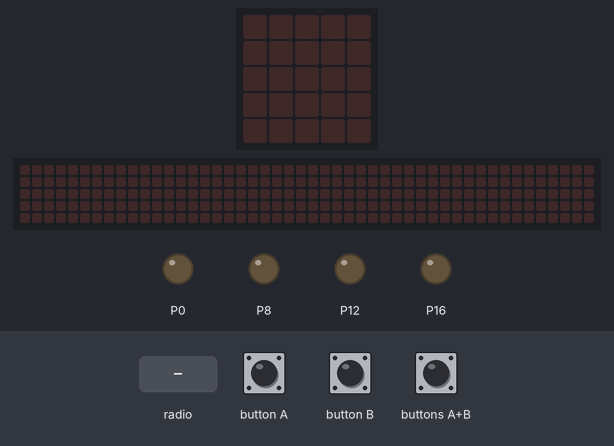
This program was run on a simulated BBC micro:bit running MicroPython. Parts: the board's 5×5 LED display, a strip that is not on the board, showing the scrolling text unrolled, output pins drawn as LEDs (lit = HIGH). Inputs (shaded band) come from the test bench. The 48×5 strip is a reading aid, not a part: it shows the text the display is scrolling, unrolled, one strip-width of it at a time.

Above: at 1.2 s.
1.3 s: radio message "Forward" arrives
At 3.9 s:
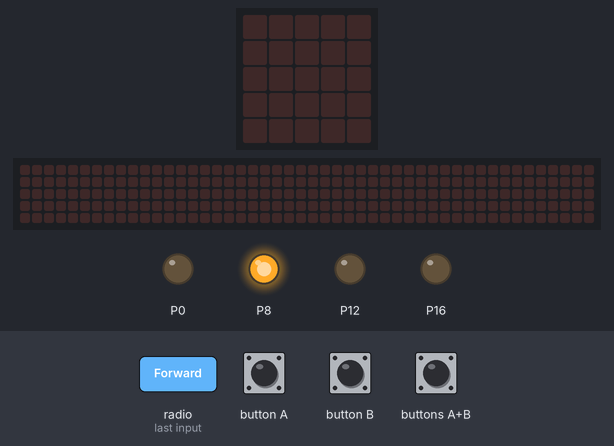
4.3 s: radio message "Back" arrives
At 6.3 s:
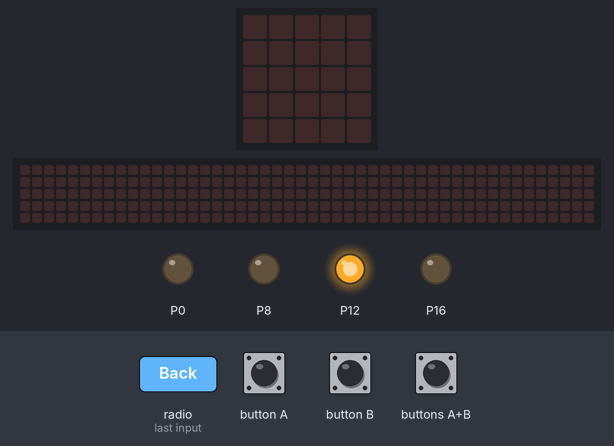
7.3 s: radio message "Stop" arrives
At 7.37 s:
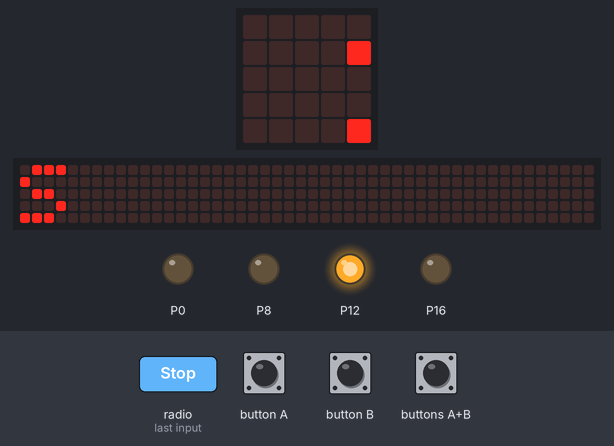
Timing chart, 0 to 10.3 s (numbered marks = the images above; inputs shaded):
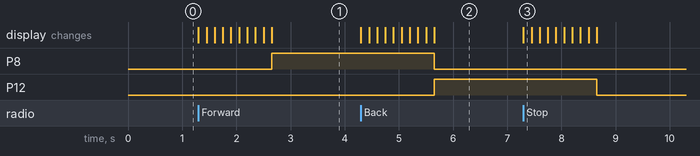

The program:

train_working.py
```python
"""
    run_motors.py

    This micro:bit MicroPython script uses k_motor.py to run 2 motors connected to
    the kitronik motor driver board.

    https://www.kitronik.co.uk/5620-motor-driver-board-for-the-bbc-microbit-v2.html

    The MIT License (MIT)

    Copyright (c) 2018 Alan Yorinks

    Permission is hereby granted, free of charge, to any person obtaining a copy
    of this software and associated documentation files (the "Software"), to deal
    in the Software without restriction, including without limitation the rights
    to use, copy, modify, merge, publish, distribute, sublicense, and/or sell
    copies of the Software, and to permit persons to whom the Software is
    furnished to do so, subject to the following conditions:

    The above copyright notice and this permission notice shall be included in
    all copies or substantial portions of the Software.

    THE SOFTWARE IS PROVIDED "AS IS", WITHOUT WARRANTY OF ANY KIND, EXPRESS OR
    IMPLIED, INCLUDING BUT NOT LIMITED TO THE WARRANTIES OF MERCHANTABILITY,
    FITNESS FOR A PARTICULAR PURPOSE AND NONINFRINGEMENT. IN NO EVENT SHALL THE
    AUTHORS OR COPYRIGHT HOLDERS BE LIABLE FOR ANY CLAIM, DAMAGES OR OTHER
    LIABILITY, WHETHER IN AN ACTION OF CONTRACT, TORT OR OTHERWISE, ARISING FROM,
    OUT OF OR IN CONNECTION WITH THE SOFTWARE OR THE USE OR OTHER DEALINGS IN
    THE SOFTWARE.
"""
# start of k_motor.py
from microbit import pin0, pin8, pin12, pin16, display, Image

class KMotor:
    """
    This class is used to control 2 motors with the Kitronic
    Motor Driver Board
    """

    # Motor Directions
    FORWARD = 0
    REVERSE = 1

    # Motor Selectors
    MOTOR_1 = 0
    MOTOR_2 = 1

    def __init__(self):
        """
        Turn of both motors and clear the display
        """
        self.motor_off(KMotor.MOTOR_1)
        self.motor_off(KMotor.MOTOR_2)
        display.clear()

    def motor_on(self, motor, direction, speed=100):
        """
        Turn motor with the given direction and speed
        :param motor: KMotor.MOTOR1 or KMotor.Motor2
        :param direction: KMotor.FORWARD or KMOTOR.REVERSE
        :param speed: 0 - 100
        :return:
        """
        # make sure the speed is within range
        if not 0 <= speed <= 100:
            # not display a "NO" and return
            display.show(Image.NO)
            return

        # speed needs to be scaled from 0-100 to 0-1023
        speed = self._scale(speed)

        # Move Motor Forward
        if direction == KMotor.FORWARD:
            if motor == KMotor.MOTOR_1:
                pin8.write_analog(speed)
                pin12.write_digital(0)
            elif motor == KMotor.MOTOR_2:
                pin0.write_analog(speed)
                pin16.write_digital(0)

        # Move Motor In Reverse
        else:
            if motor == KMotor.MOTOR_1:
                pin12.write_analog(speed)
                pin8.write_digital(0)
            elif motor == KMotor.MOTOR_2:
                pin16.write_analog(speed)
                pin0.write_digital(0)

    def motor_off(self, motor):
        """
        Place motor in coast mode
        :param motor: KMotor.MOTOR1 or KMotor.Motor2
        :return:
        """
        if motor == KMotor.MOTOR_1:
            pin8.write_analog(0)
            pin12.write_analog(0)
        else:
            pin0.write_analog(0)
            pin16.write_analog(0)

    def motor_brake(self, motor):
        """
        Brake the selected motor.
        :param motor:
        :return:
        """
        if motor == KMotor.MOTOR_1:
            pin8.write_digital(1)
            pin12.write_digital(1)
        else:
            pin0.write_digital(1)
            pin16.write_digital(1)

    def _scale(self, value):
        """
        Scale the speed from 0-100 to 0-1023
        :param value: 0-100
        :return: scaled speed
        """
        new_value = (1023 / 100) * value
        return int(new_value)

# end of k_motory.py

# start of application

# application imports
from microbit import sleep
from microbit import *
import radio
from microbit import display, Image, button_a,button_b, sleep
# create an instance of KMotor
r = KMotor()

radio.on()
while True:
    if button_a.was_pressed():
        radio.send('Forward')  #Forward message
    elif button_a.is_pressed() and button_b.is_pressed():
        radio.send("Stop")
    elif button_b.was_pressed():
        radio.send('Back')  #Back

    # Read any incoming messages.
    incoming = radio.receive()
    if incoming == 'Forward':
        # turn motor 1 on in forward for 1 second and turn it off

        #r.motor_on(r.MOTOR_2, r.FORWARD)
        display.scroll('F')
        #sleep(3000)
        r.motor_on(r.MOTOR_1, r.FORWARD,100)
        #sleep(5000)
        #r.motor_off(r.MOTOR_1)
        #sleep(2000)
        #r.motor_on(r.MOTOR_1, r.REVERSE,100)
    if incoming == 'Stop':

        #r.motor_off(r.MOTOR_2)
        display.scroll('S')
        r.motor_off(r.MOTOR_1)

    if incoming == 'Back':

        #r.motor_off(r.MOTOR_2)
        display.scroll('B')
        r.motor_on(r.MOTOR_1, r.REVERSE,100)
```

Measured:
- after the input at 1.3 s, P8: LOW → HIGH after 1.4 s; the display: first changes at once (image 1 shows a later state)
- after the input at 4.3 s, P8: HIGH → LOW after 1.4 s; P12: LOW → HIGH after 1.4 s; the display: first changes at once (image 2 shows a later state)
- after the input at 7.3 s, P12: HIGH → LOW after 1.4 s; the display: changes at once (image 3)
